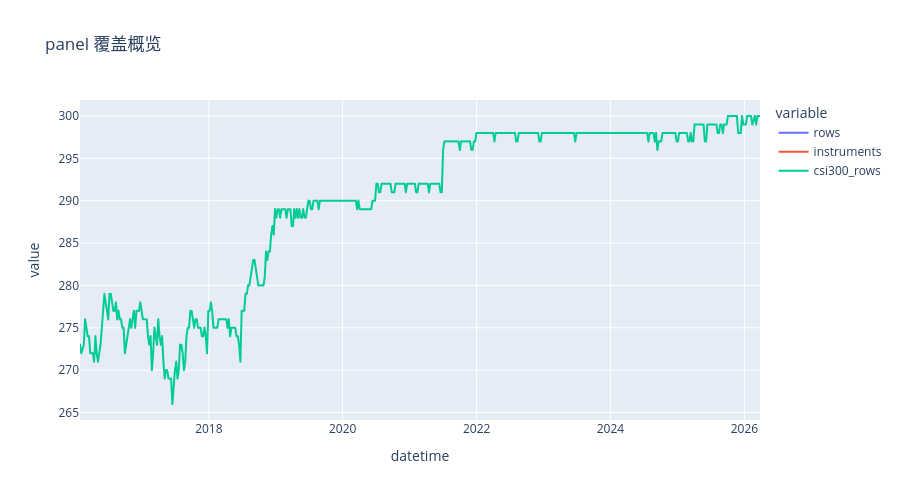
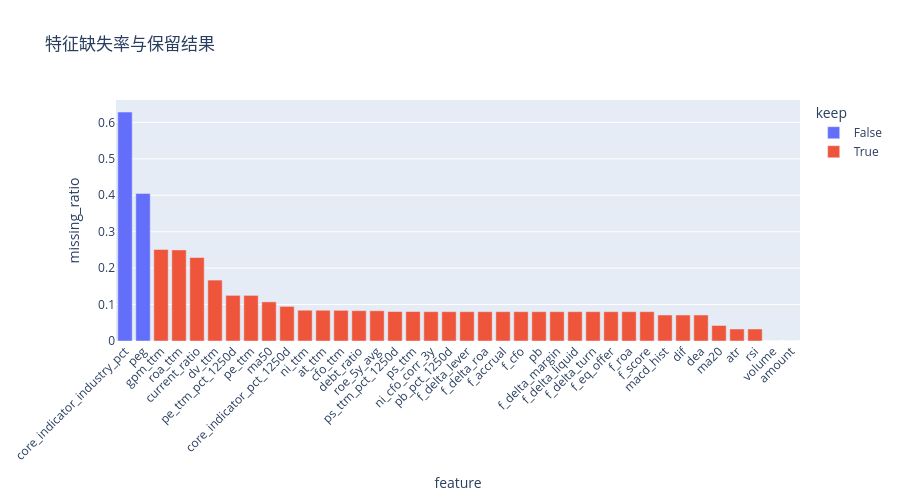
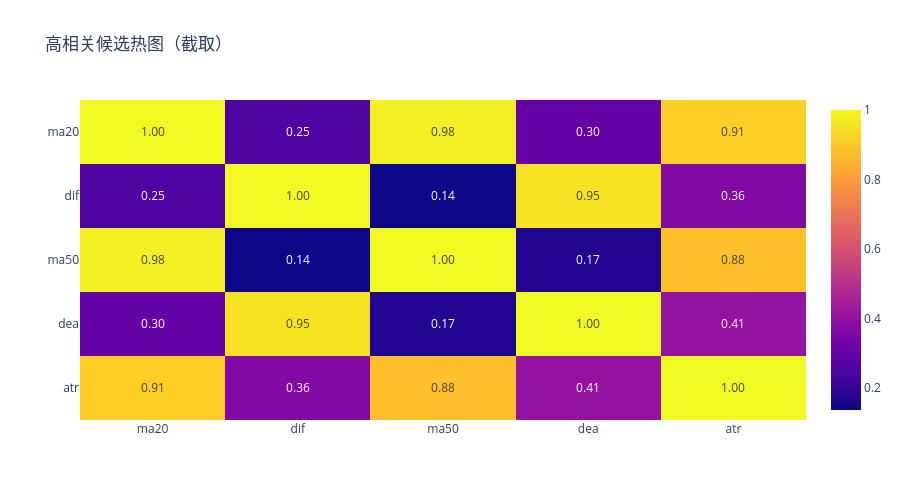

The code cell stored with these charts, in order, in its notebook:
### Markdown cell above
## 5. 特征组选择、行业标准化与 Panel EDA

这里把特征组、预过滤、行业内标准化和基础 EDA 放在一起，方便明确“这次训练究竟吃了哪些列”。

### Code cell
active_feature_columns = compose_feature_columns(ACTIVE_FEATURE_GROUPS)
feature_group_frame = pd.DataFrame(
    [
        {
            "feature_group": group_name,
            "feature_count": len(FEATURE_GROUP_COLUMNS[group_name]),
            "features": ", ".join(FEATURE_GROUP_COLUMNS[group_name]),
        }
        for group_name in ACTIVE_FEATURE_GROUPS
    ]
)
display(feature_group_frame)

filtered_feature_columns, feature_stats, corr_marks = prefilter_feature_columns(panel, active_feature_columns)
normalized_panel = apply_industry_normalization(
    panel,
    feature_columns=filtered_feature_columns,
    method=INDUSTRY_NORMALIZATION,
)

assert filtered_feature_columns, "预过滤后没有可用特征，请先检查 panel 质量和特征组配置。"

display(
    pd.DataFrame(
        [
            {
                "selected_feature_count": len(active_feature_columns),
                "filtered_feature_count": len(filtered_feature_columns),
                "removed_feature_count": len(active_feature_columns) - len(filtered_feature_columns),
                "industry_normalization": INDUSTRY_NORMALIZATION,
            }
        ]
    )
)

coverage_aggs = {
    "rows": ("instrument", "size"),
    "instruments": ("instrument", "nunique"),
}
if "in_csi300" in panel.columns:
    coverage_aggs["csi300_rows"] = ("in_csi300", "sum")
if "in_csi500" in panel.columns:
    coverage_aggs["csi500_rows"] = ("in_csi500", "sum")

coverage_by_date = panel.groupby("datetime").agg(**coverage_aggs).reset_index()
coverage_fig = px.line(
    coverage_by_date,
    x="datetime",
    y=[column for column in coverage_by_date.columns if column != "datetime"],
    title="panel 覆盖概览",
)
coverage_fig.update_layout(height=500)
coverage_fig.show()

display(feature_stats.head(20))
missing_fig = px.bar(
    feature_stats.sort_values("missing_ratio", ascending=False),
    x="feature",
    y="missing_ratio",
    color="keep",
    title="特征缺失率与保留结果",
)
missing_fig.update_layout(height=500, xaxis_tickangle=-45)
missing_fig.show()

if not corr_marks.empty:
    display(corr_marks.head(20))
    heatmap_features = list(
        dict.fromkeys(corr_marks["left_feature"].head(6).tolist() + corr_marks["right_feature"].head(6).tolist())
    )
    corr_source = normalized_panel[heatmap_features].apply(pd.to_numeric, errors="coerce")
    corr_source = corr_source.fillna(corr_source.median(numeric_only=True))
    corr_matrix = corr_source.corr()
    corr_fig = px.imshow(corr_matrix, text_auto=".2f", aspect="auto", title="高相关候选热图（截取）")
    corr_fig.update_layout(height=500)
    corr_fig.show()
else:
    display(Markdown("**高相关候选**：当前预过滤阶段没有发现超过阈值的高相关特征。"))

### Figure 1 — Plotly figure (JSON) as saved in the notebook; plotly's stock layout.template omitted (floating-point values rounded to 4 significant figures; data arrays with more than 128 entries replaced by an {"elided": "..."} marker saying what was removed)
{"data": [{"hovertemplate": "variable=rows<br>datetime=%{x}<br>value=%{y}<extra></extra>", "legendgroup": "rows", "line": {"color": "#636efa", "dash": "solid"}, "marker": {"symbol": "circle"}, "mode": "lines", "name": "rows", "showlegend": true, "type": "scattergl", "x": {"elided": "519 str values"}, "xaxis": "x", "y": {"elided": "519 int values"}, "yaxis": "y"}, {"hovertemplate": "variable=instruments<br>datetime=%{x}<br>value=%{y}<extra></extra>", "legendgroup": "instruments", "line": {"color": "#EF553B", "dash": "solid"}, "marker": {"symbol": "circle"}, "mode": "lines", "name": "instruments", "showlegend": true, "type": "scattergl", "x": {"elided": "519 str values"}, "xaxis": "x", "y": {"elided": "519 int values"}, "yaxis": "y"}, {"hovertemplate": "variable=csi300_rows<br>datetime=%{x}<br>value=%{y}<extra></extra>", "legendgroup": "csi300_rows", "line": {"color": "#00cc96", "dash": "solid"}, "marker": {"symbol": "circle"}, "mode": "lines", "name": "csi300_rows", "showlegend": true, "type": "scattergl", "x": {"elided": "519 str values"}, "xaxis": "x", "y": {"elided": "519 int values"}, "yaxis": "y"}], "layout": {"height": 500, "legend": {"title": {"text": "variable"}, "tracegroupgap": 0}, "title": {"text": "panel 覆盖概览"}, "xaxis": {"anchor": "y", "domain": [0, 1], "title": {"text": "datetime"}}, "yaxis": {"anchor": "x", "domain": [0, 1], "title": {"text": "value"}}}}

### Figure 2 — Plotly figure (JSON) as saved in the notebook; plotly's stock layout.template omitted (floating-point values rounded to 4 significant figures)
{"data": [{"hovertemplate": "keep=False<br>feature=%{x}<br>missing_ratio=%{y}<extra></extra>", "legendgroup": "False", "marker": {"color": "#636efa", "pattern": {"shape": ""}}, "name": "False", "orientation": "v", "showlegend": true, "textposition": "auto", "type": "bar", "x": ["core_indicator_industry_pct", "peg"], "xaxis": "x", "y": [0.6284, 0.4052], "yaxis": "y"}, {"hovertemplate": "keep=True<br>feature=%{x}<br>missing_ratio=%{y}<extra></extra>", "legendgroup": "True", "marker": {"color": "#EF553B", "pattern": {"shape": ""}}, "name": "True", "orientation": "v", "showlegend": true, "textposition": "auto", "type": "bar", "x": ["gpm_ttm", "roa_ttm", "current_ratio", "dv_ttm", "pe_ttm_pct_1250d", "pe_ttm", "ma50", "core_indicator_pct_1250d", "ni_ttm", "at_ttm", "cfo_ttm", "debt_ratio", "roe_5y_avg", "ps_ttm_pct_1250d", "ps_ttm", "ni_cfo_corr_3y", "pb_pct_1250d", "f_delta_lever", "f_delta_roa", "f_accrual", "f_cfo", "pb", "f_delta_margin", "f_delta_liquid", "f_delta_turn", "f_eq_offer", "f_roa", "f_score", "macd_hist", "dif", "dea", "ma20", "atr", "rsi", "volume", "amount"], "xaxis": "x", "y": [0.2513, 0.2501, 0.2292, 0.1672, 0.1253, 0.1252, 0.1074, 0.09498, 0.08448, 0.0844, 0.0842, 0.08328, 0.08302, 0.08087, 0.08087, 0.08059, 0.08054, 0.08054, 0.08054, 0.08054, 0.08054, 0.08054, 0.08054, 0.08054, 0.08054, 0.08054, 0.08054, 0.08054, 0.07133, 0.07133, 0.07133, 0.04261, 0.03297, 0.03297, 0.0, 0.0], "yaxis": "y"}], "layout": {"barmode": "relative", "height": 500, "legend": {"title": {"text": "keep"}, "tracegroupgap": 0}, "title": {"text": "特征缺失率与保留结果"}, "xaxis": {"anchor": "y", "domain": [0, 1], "tickangle": -45, "title": {"text": "feature"}}, "yaxis": {"anchor": "x", "domain": [0, 1], "title": {"text": "missing_ratio"}}}}

### Figure 3 — Plotly figure (JSON) as saved in the notebook; plotly's stock layout.template omitted (floating-point values rounded to 4 significant figures)
{"data": [{"coloraxis": "coloraxis", "hovertemplate": "x: %{x}<br>y: %{y}<br>color: %{z}<extra></extra>", "name": "0", "texttemplate": "%{z:.2f}", "type": "heatmap", "x": ["ma20", "dif", "ma50", "dea", "atr"], "xaxis": "x", "y": ["ma20", "dif", "ma50", "dea", "atr"], "yaxis": "y", "z": [[1.0, 0.2509, 0.9817, 0.2986, 0.9129], [0.2509, 1.0, 0.136, 0.9539, 0.3636], [0.9817, 0.136, 1.0, 0.1697, 0.8821], [0.2986, 0.9539, 0.1697, 1.0, 0.4059], [0.9129, 0.3636, 0.8821, 0.4059, 1.0]]}], "layout": {"coloraxis": {"colorscale": [[0, "#0d0887"], [0.1111, "#46039f"], [0.2222, "#7201a8"], [0.3333, "#9c179e"], [0.4444, "#bd3786"], [0.5556, "#d8576b"], [0.6667, "#ed7953"], [0.7778, "#fb9f3a"], [0.8889, "#fdca26"], [1, "#f0f921"]]}, "height": 500, "title": {"text": "高相关候选热图（截取）"}, "xaxis": {"anchor": "y", "domain": [0, 1]}, "yaxis": {"anchor": "x", "autorange": "reversed", "domain": [0, 1]}}}
